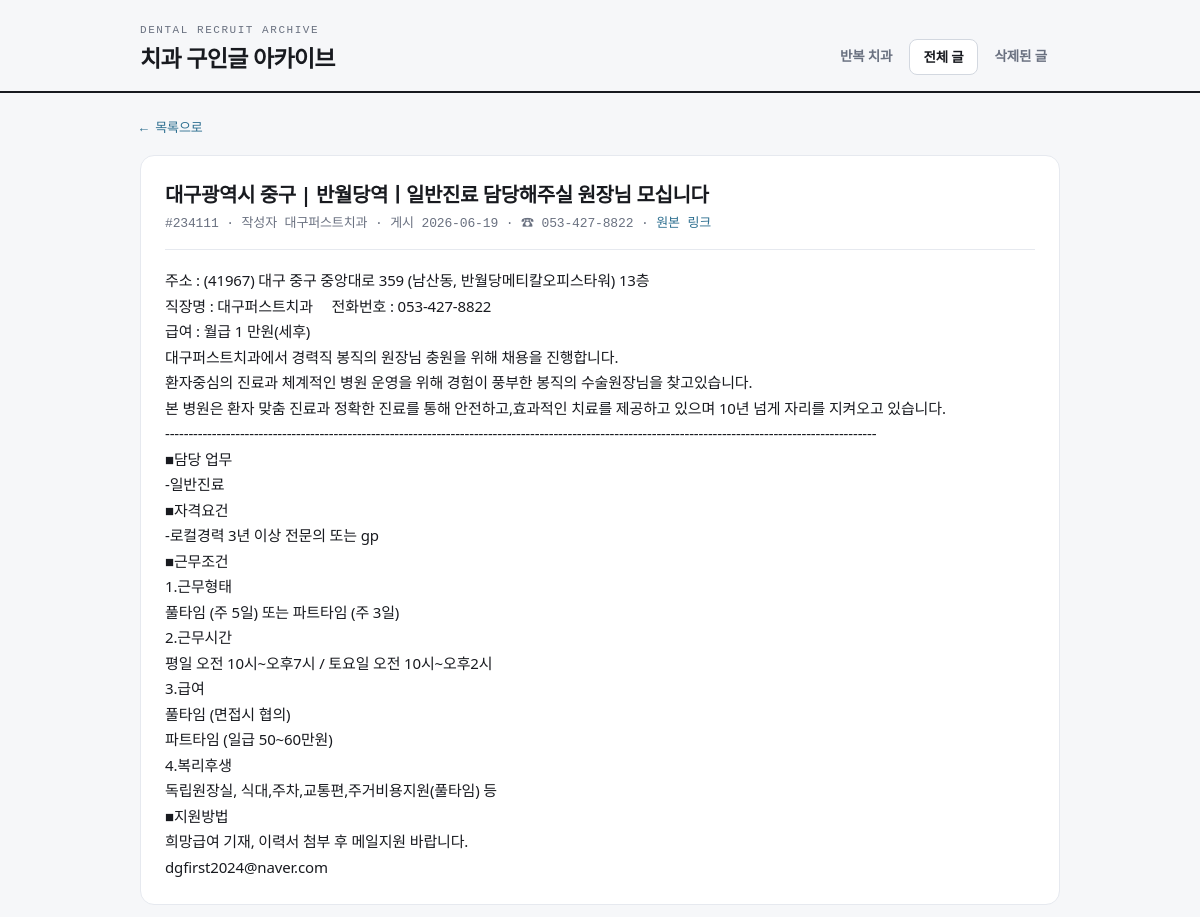
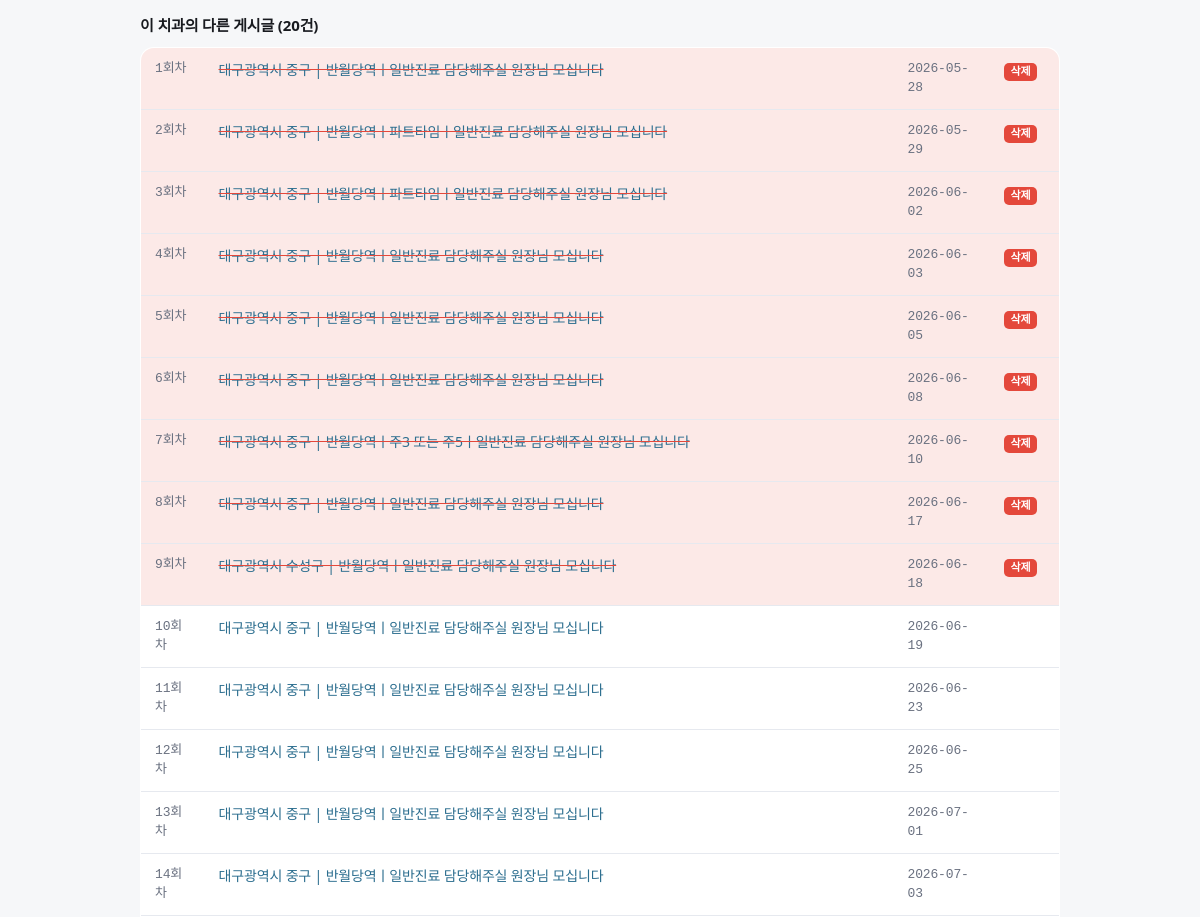
Before: /post/234111 (upper part) with the older database file (2 pictures, top to bottom).
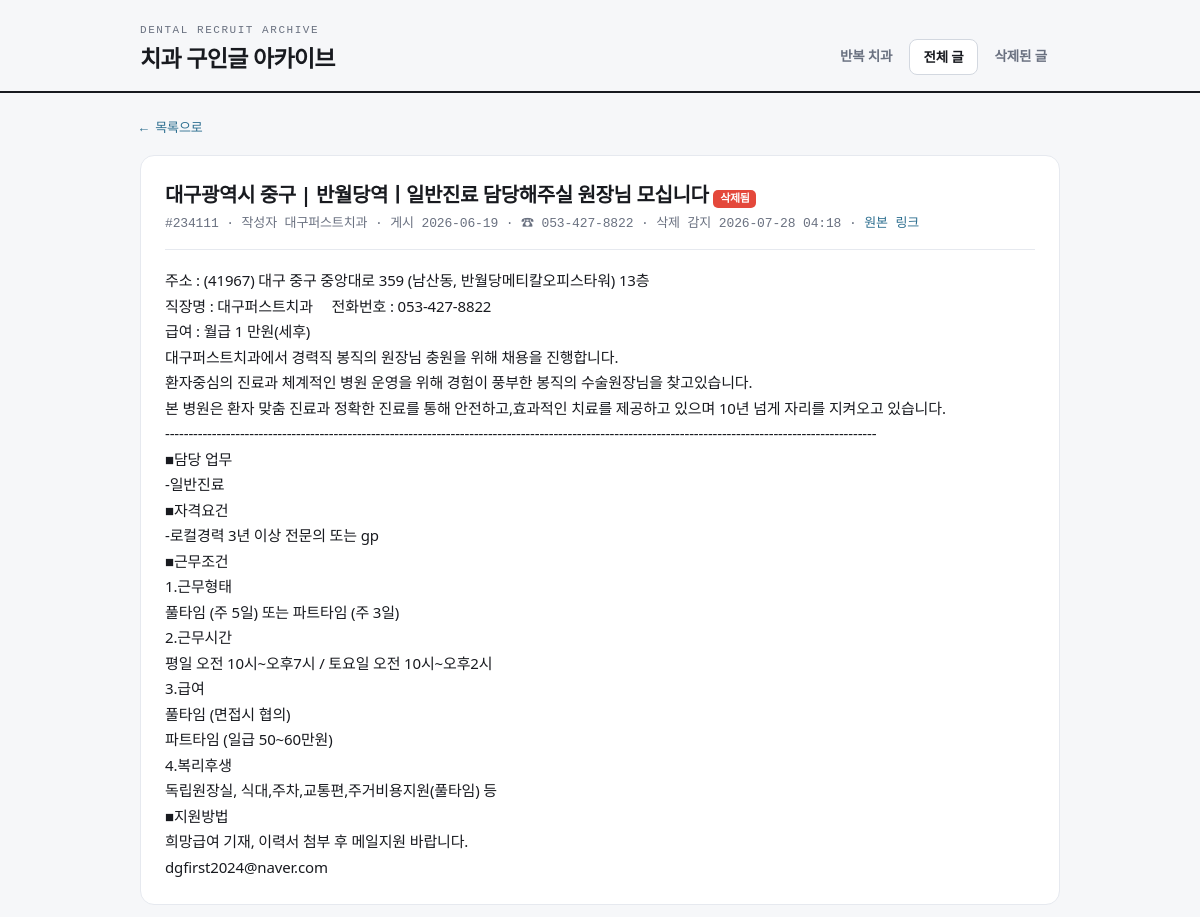
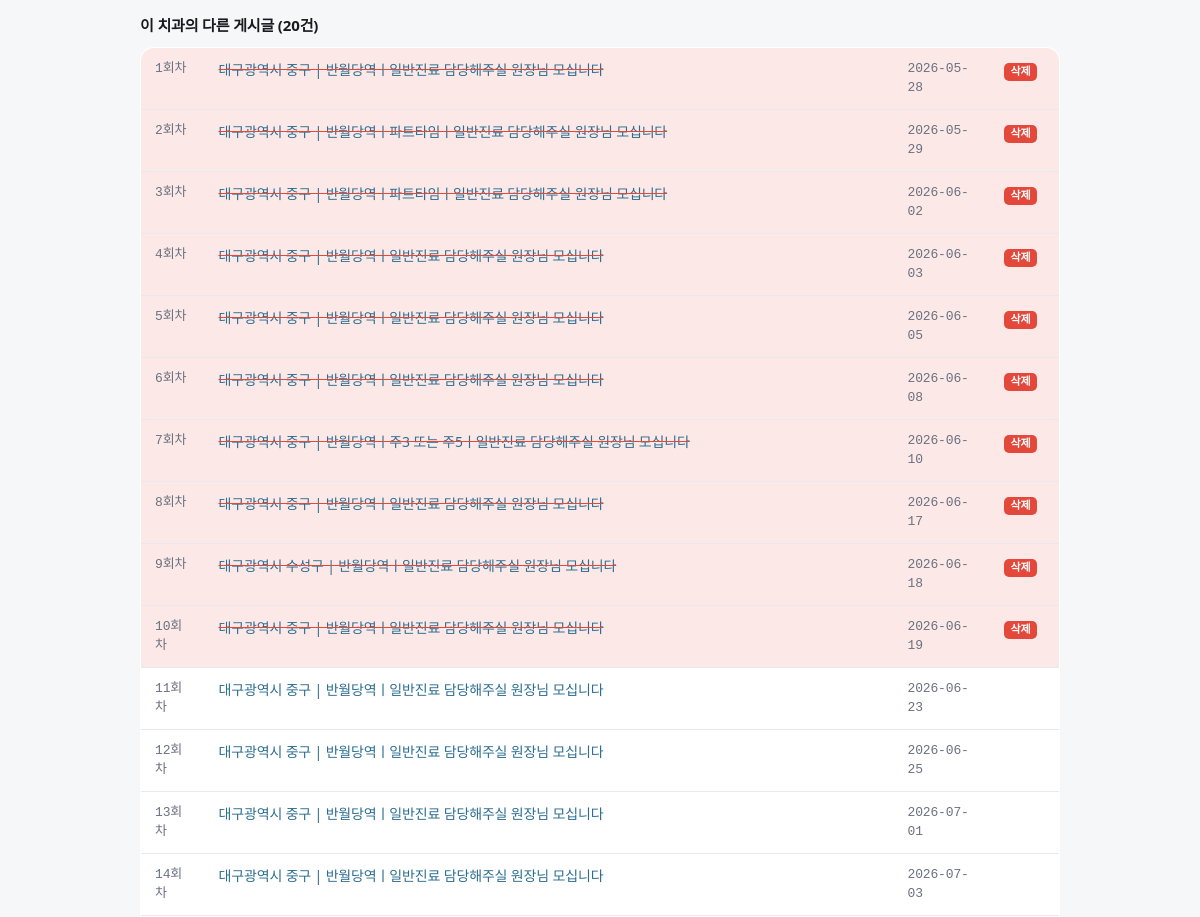
After: the same page with the newer database file (2 pictures, top to bottom).
### tables this page shows
CREATE TABLE posts (
    no            INTEGER PRIMARY KEY,   -- 게시판 글 번호 (고유)
    category      TEXT,                  -- 구분: 구인 / 구직 / 양도
    title         TEXT,
    author        TEXT,
    posted_raw    TEXT,                  -- 게시판이 보여주는 날짜 원문
    posted_at     TEXT,                  -- 파싱한 ISO 날짜 (가능한 경우)
    views         INTEGER,
    url           TEXT,
    content       TEXT,                  -- 상세 본문
    phone         TEXT,                  -- 본문에서 추출한 대표 전화번호(숫자만)
    phone_display TEXT,                  -- 보기용 전화번호
    clinic_key    TEXT,                  -- 치과 식별키 (전화 우선, 없으면 제목 시그니처)
    key_kind      TEXT,                  -- 'phone' | 'title' | 'author'
    title_sig     TEXT,                  -- 제목 정규화 시그니처
    first_seen    TEXT,                  -- 우리 크롤러가 처음 발견한 시각
    last_seen     TEXT,                  -- 살아있는 것으로 마지막 확인한 시각
    is_deleted    INTEGER DEFAULT 0,     -- 삭제 감지 여부
    deleted_at    TEXT                   -- 삭제 감지 시각
);

### app.py (the view)
@app.route("/post/<int:no>")
def post_detail(no):
    with db.get_db() as conn:
        row = db.get_post(conn, no)
    if not row:
        abort(404)
    siblings = []
    for g in analyze.clinic_groups(min_posts=1, include_singletons=True):
        if g["key"] == row["clinic_key"]:
            siblings = g["posts"]
            break
    return render_template("post_detail.html", p=row, siblings=siblings)

### analyze.py (called while the page is built)
def _order_ts(p):
    return p.get("posted_at") or p.get("first_seen") or ""

### app.py (called while the page is built)
@app.template_filter("shortdt")
def shortdt(s):
    if not s:
        return "-"
    return str(s).replace("T", " ")[:16]

### db.py (called while the page is built)
@contextmanager
def get_db():
    conn = sqlite3.connect(config.DB_PATH)
    conn.row_factory = sqlite3.Row
    try:
        yield conn
        conn.commit()
    finally:
        conn.close()

def get_post(conn, no):
    row = conn.execute("SELECT * FROM posts WHERE no=?", (no,)).fetchone()
    return dict(row) if row else None

### templates/post_detail.html (shortened to what this page needs)
{% extends "base.html" %}
{% set active = 'posts' %}
{% block body %}
<a class="back" href="javascript:history.back()">← 목록으로</a>
<div class="detail">
  <h2>
    {{ p.title or '(제목 없음)' }}
    {% if p.is_deleted %}<span class="badge del">삭제됨</span>{% endif %}
  </h2>
  <div class="meta">
    #{{ p.no }} · 작성자 {{ p.author or '-' }} ·
    게시 {{ (p.posted_at or p.posted_raw or p.first_seen)|shortdt }}
    {% if p.phone_display %} · ☎ {{ p.phone_display }}{% endif %}
    {% if p.is_deleted %} · 삭제 감지 {{ p.deleted_at|shortdt }}{% endif %}
    · <a href="{{ p.url }}" target="_blank" rel="noopener">원본 링크</a>
  </div>
  {% if p.content %}
    <div class="body">{{ p.content }}</div>
  {% else %}
    <div class="body" style="color:var(--muted)">본문을 수집하지 못했습니다. 원본 링크를 확인하세요.</div>
  {% endif %}
</div>
{% if siblings|length > 1 %}
<h3 style="margin:26px 0 10px;font-size:15px">이 치과의 다른 게시글 ({{ siblings|length }}건)</h3>
<table class="posts">
  <tbody>
    {% for sib in siblings %}
    <tr class="{{ 'deleted' if sib.is_deleted }}">
      <td class="no" style="width:64px">{{ sib.repost_index }}회차</td>
      <td><a class="title" href="/post/{{ sib.no }}">{{ sib.title or '(제목 없음)' }}</a></td>
      <td class="no" style="width:96px">{{ (sib.posted_at or sib.first_seen)|shortdt }}</td>
      <td style="width:70px">
        {% if sib.is_deleted %}<span class="badge del">삭제</span>{% endif %}
      </td>
    </tr>
    {% endfor %}
  </tbody>
</table>
{% endif %}
{% endblock %}

### templates/base.html (shortened to what this page needs)
<!DOCTYPE html>
<html lang="ko">
<head>
</head>
<body>
<header class="top">
  <div class="top-in">
    <div class="brand">
      <span class="kicker">Dental Recruit Archive</span>
      <h1>치과 구인글 아카이브</h1>
    </div>
    <nav class="tabs">
      <a href="/" class="{{ 'on' if active=='clinics' }}">반복 치과</a>
      <a href="/posts" class="{{ 'on' if active=='posts' }}">전체 글</a>
      <a href="/posts?status=deleted" class="{{ 'on' if active=='deleted' }}">삭제된 글</a>
    </nav>
  </div>
</header>
<div class="wrap">
{% block body %}{% endblock %}
</div>
</body>
</html>

### templates/base.html (style rules this page uses)
:root { --paper:#F6F7F9; --card:#FFFFFF; --ink:#181A1F; --muted:#6A7180; --line:#E6E9EF; --line2:#D3D8E0; --alarm:#E4483B; --alarm-soft:#FCE9E7; --struct:#2C6E8F; --ok:#3A9B6E; --mono:ui-monospace,"SF Mono",Menlo,"JetBrains Mono",monospace; --sans:"Pretendard Variable",Pretendard,system-ui,sans-serif; }
* { box-sizing:border-box }
html { -webkit-text-size-adjust:100% }
body { margin:0;background:var(--paper);color:var(--ink);font-family:var(--sans); font-size:15px;line-height:1.5;letter-spacing:-.01em }
a { color:var(--struct);text-decoration:none }
.wrap { max-width:960px;margin:0 auto;padding:0 20px 80px }
header.top { border-bottom:2px solid var(--ink);margin-bottom:22px }
.top-in { max-width:960px;margin:0 auto;padding:22px 20px 16px; display:flex;justify-content:space-between;align-items:flex-end;gap:16px;flex-wrap:wrap }
.brand { display:flex;flex-direction:column;gap:2px }
.brand .kicker { font-family:var(--mono);font-size:11px;letter-spacing:.14em; text-transform:uppercase;color:var(--muted) }
.brand h1 { margin:0;font-size:23px;font-weight:800;letter-spacing:-.03em }
nav.tabs { display:flex;gap:4px }
nav.tabs a { font-size:13.5px;font-weight:600;color:var(--muted); padding:7px 13px;border-radius:8px }
nav.tabs a.on { color:var(--ink);background:var(--card);border:1px solid var(--line2) }
table.posts { width:100%;border-collapse:collapse;background:var(--card); border:1px solid var(--line);border-radius:14px;overflow:hidden }
table.posts th,table.posts td { padding:11px 14px;text-align:left; border-bottom:1px solid var(--line);font-size:14px;vertical-align:top }
table.posts .no { font-family:var(--mono);color:var(--muted);font-size:13px }
tr.deleted { background:var(--alarm-soft) }
tr.deleted .title { text-decoration:line-through;text-decoration-color:var(--alarm) }
.badge { font-family:var(--mono);font-size:11px;font-weight:700;border-radius:5px; padding:1px 7px;display:inline-block }
.badge.del { background:var(--alarm);color:#fff }
.detail { background:var(--card);border:1px solid var(--line);border-radius:14px;padding:24px }
.detail h2 { margin:0 0 4px;font-size:20px;letter-spacing:-.02em }
.detail .meta { font-size:13px;color:var(--muted);font-family:var(--mono); margin-bottom:18px;padding-bottom:16px;border-bottom:1px solid var(--line) }
.detail .body { white-space:pre-wrap;line-height:1.7;font-size:15px }
.back { font-size:13px;font-family:var(--mono);display:inline-block;margin-bottom:16px }

Changed rows visible on the page:
changed posts "대구퍼스트치과": is_deleted 0 → 1 (drawn); deleted_at|shortdt (not shown) → "2026-07-28 04:18"
Other visible differences:
text now shown: "삭제됨 · 삭제 감지"
